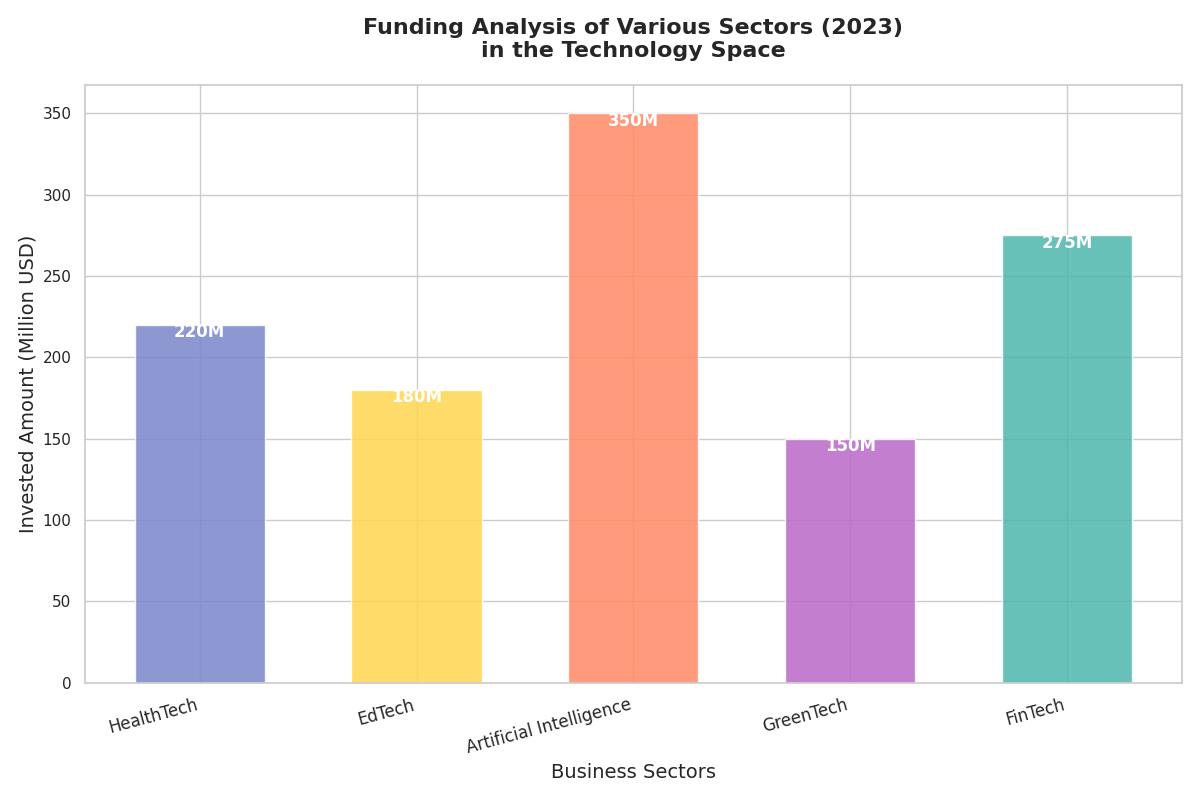

Generate this figure with Python:
import matplotlib.pyplot as plt
import numpy as np

sectors = ['HealthTech', 'EdTech', 'Artificial Intelligence', 'GreenTech', 'FinTech']
funding_amounts = [220, 180, 350, 150, 275]
colors = ['#7986CB', '#FFD54F', '#FF8A65', '#BA68C8', '#4DB6AC']

fig, ax = plt.subplots(figsize=(12, 8))
bar_positions = np.arange(len(sectors))
bars = ax.bar(bar_positions, funding_amounts, color=colors, alpha=0.85, width=0.6)

ax.set_xticks(bar_positions)
ax.set_xticklabels(sectors, rotation=15, ha='right', fontsize=12)

ax.set_title('Funding Analysis of Various Sectors (2023)\nin the Technology Space', fontsize=16, fontweight='bold', pad=20)
ax.set_xlabel('Business Sectors', fontsize=14)
ax.set_ylabel('Invested Amount (Million USD)', fontsize=14)

for bar in bars:
    height = bar.get_height()
    ax.text(bar.get_x() + bar.get_width() / 2, height - 10, f'{height}M', ha='center', va='bottom', fontsize=12, color='white', fontweight='bold')

plt.tight_layout()
plt.show()
